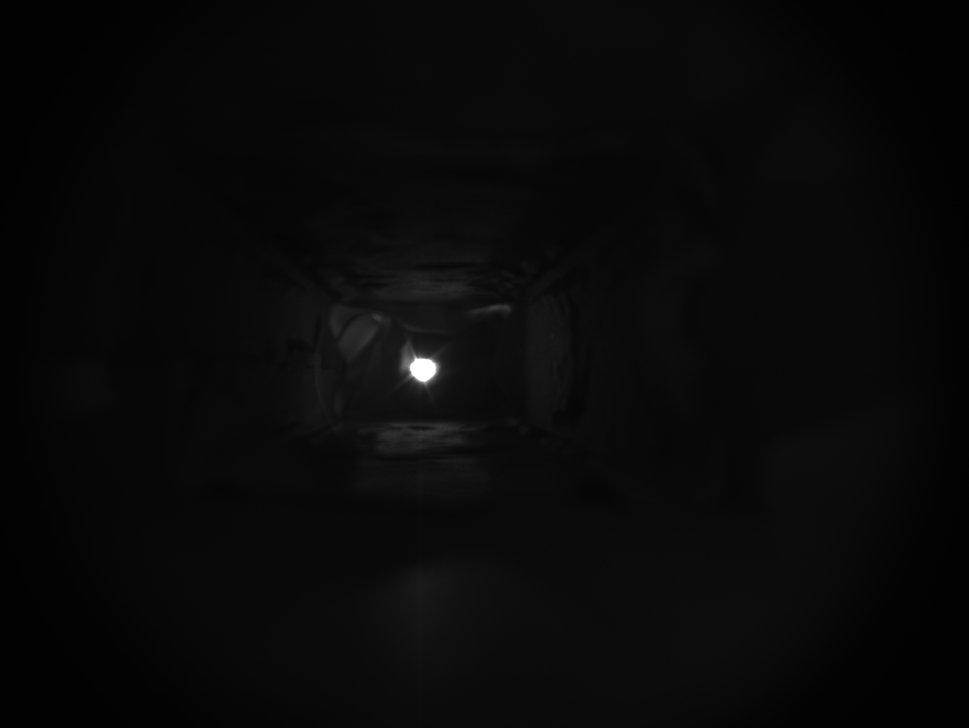
#> input picture Testaufbau/Versuch2/Stoff_im_Gang_Tuch_vor_Handy.bmp, 969 x 728 px, shrunk from 1936 x 1456 before the run, found by its file name
$ jupyter execute --allow-errors Datenanlyse_Bsp.ipynb
#> lines starting #> are read from the running program, lines starting #| are printed output that depends on the picture; after the words box and inside, x2 and y2 are one past the last pixel; in counts of white or black regions, pixels touching at a corner belong together
### connect to Fit-Gauß
erste Probeanalyse

[cell 1]
#Imports
from matplotlib import pyplot as plt
import numpy as np
import cv2
from scipy.ndimage import label, find_objects, median_filter
import scipy.stats

[cell 2]
####erstes Probebild von Versuch 2 mit vimba software erzeugt
####Bild mit opencv laden

im = cv2.imread('D:\\HZB\\BA_epics_camera\\Testaufbau\\Versuch2\\Stoff_im_Gang_Tuch_vor_Handy.bmp')
#> im is the input picture: shape (728, 969, 3); min 2, max 255, mean 9

print(type(im))
#| <class 'numpy.ndarray'>
print(im.shape)
#| (728, 969, 3)
print(im.dtype)
#| uint8

plt.imshow(im, cmap='gray')
plt.show()

[cell 3]
# reshape image, nachdem es nach dem Laden ausversehen in allen rgb Farben das gleiche stehen hat

def rgb2gray(Img):
    row,col,ch = Img.shape
#> row = 728; col = 969; ch = 3
    g = [ ]
    for i in range(row) :
        a = []
        for j in range(col):
            a.append(Img[i,j,0])
        g.append(a)
#> after the loop, g = 728 items
    gr = np.array(g)
    return gr

grIm = rgb2gray(im)
print(grIm.shape)
#| (728, 969)
print(grIm)
#> (printed output is left out)
plt.imshow(grIm, cmap='gray')
plt.show()

#> (a cell that did not finish here is left out)

[cell 5]
####bestimme entscheidende area und benutze nur noch die area of interest
####hier area of interest manuell, später mit algorithmus finden

filtered_im = (grIm > 70) # Schwellwert "> 2" hat zu viele label erzeugt,
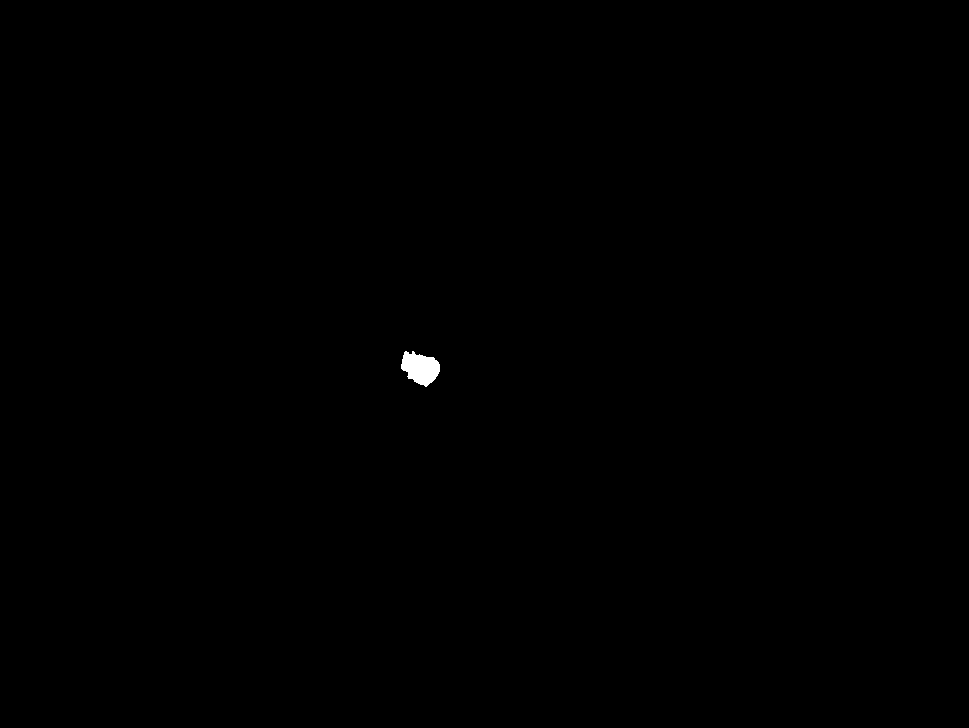
#> filtered_im: shape (728, 969) bool; 0.13% white; 1 white region, box (x1, y1, x2, y2) and area: (401, 351, 440, 387) 933
# weitere Idee "Segmentation with Gaussian mixture models"
# https://scipy-lectures.org/advanced/image_processing/auto_examples/plot_GMM.html#sphx-glr-advanced-image-processing-auto-examples-plot-gmm-py

plt.imshow(filtered_im,cmap='tab10')
plt.show()

[cell 6]
labeled_im, num_label_im= label (filtered_im)
#> num_label_im = 1
print(num_label_im)
#| 1
#print(labeled_im)
plt.imshow(labeled_im,cmap='tab10')
plt.show()

[cell 7]
im_parts = find_objects(labeled_im)
#> im_parts = 1 item
# [4 lines of commented-out code are left out]
len_parts = len(im_parts)
#> len_parts = 1
print(len_parts)
#| 1

for i in range(0,len_parts):
    print("Index:", i)
    plt.imshow(grIm[im_parts[i]],cmap='tab10')
    plt.show()
#> this loop made 1 pass
#> pass 1, `plt.show()`:
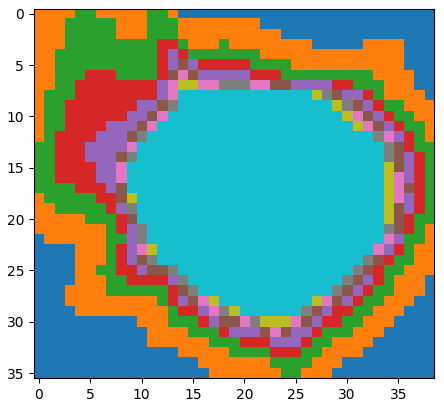
#> figure drawn by matplotlib, 1 panel
